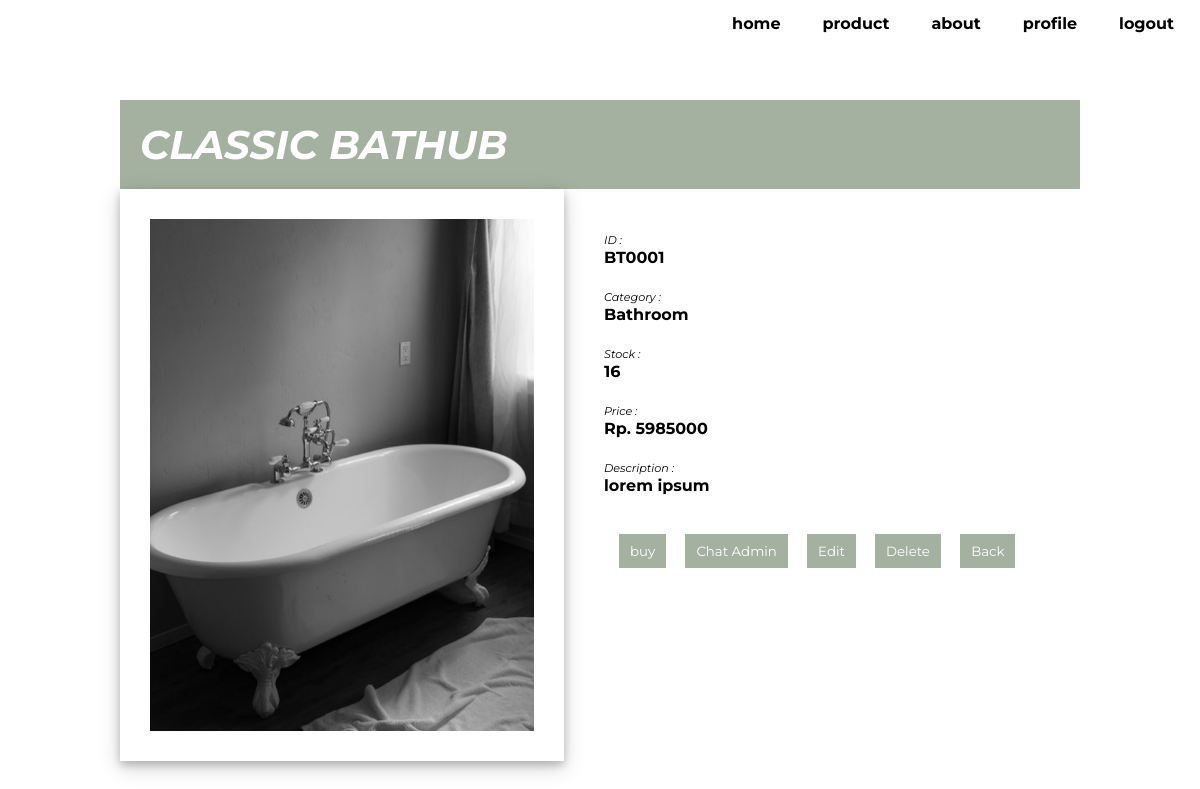
Page /view_product.php?product_id=BT0001 (signed in) on the committed database.
### tables this page shows
CREATE TABLE `product` (
  `product_id` varchar(10) NOT NULL,
  `category` varchar(50) NOT NULL,
  `product_name` varchar(50) NOT NULL,
  `stock` int(11) NOT NULL,
  `price` bigint(20) NOT NULL,
  `pr_desc` varchar(500) NOT NULL,
  `product_photo` varchar(255) NOT NULL DEFAULT 'default.png'
);

### view_product.php (the view, shortened to what this page needs)
<!DOCTYPE html>
<head>
    <link rel="stylesheet" href="style.css">
</head>
<body>
    <?php
        include "connection.php";
        $queryproduct = "SELECT * FROM product WHERE product_id = '$_GET[product_id]'";
        $product = mysqli_query($db_connection, $queryproduct);
        $data1 = mysqli_fetch_assoc($product);
    ?>
    <div class="container">
        <div class="navbar">
            <ul>
                <li><a href="index.php">home</a></li>
                <li><a href="product.php">product</a></li>
                <li><a href="about.php">about</a></li>
                <?php if(!isset($_SESSION['login'])) { ?>
                    <li><a href="login.php">login</a></li>
                <?php } else {?>
                    <li><a href="profile.php">profile</a></li>
                    <li><a href="logout.php">logout</a></li>
                <?php } ?>
            </ul>
        </div>
        <div class="view-product">
            <h1><?= $data1['product_name']?></h1>
            <div class="view-product-img">
                <img src="uploads/products/<?= $data1['product_photo'];?>" width="100%" align="center">
            </div>
            <div class="view-product-txt">
                <span class="view-product-txt-span">ID :</span>
                <?php if($_SESSION['usertype']=='Manager') { ?>
                <span><h4><a href="read_buy.php?product_id=<?=$data1['product_id']?>"><?php echo $data1['product_id']; ?></a></h4></span> <br>
                <?php } else {?>
                    <span><h4><?php echo $data1['product_id']; ?></h4></span> <br>
                    <?php } ?>
                <span class="view-product-txt-span">Category :</span>
                <span><h4><?= $data1['category'] ?></h4></span><br>
                <span class="view-product-txt-span">Stock :</span>
                <span><h4><?= $data1['stock'] ?></h4></span><br>
                <span class="view-product-txt-span">Price :</span>
                <span><h4>Rp. <?= $data1['price'] ?></h4></span><br>
                <span class="view-product-txt-span">Description :</span>
                <span><h4><?= $data1['pr_desc'] ?></h4></span> <br>
                <button><a href="buy.php?product_id=<?=$data1['product_id']?>">buy</a><br></button>
                <button><a href="https://wa.me/62816861173">Chat Admin</a></button>
                <?php if($_SESSION['usertype']=='Manager' || $_SESSION['usertype']=='Staff') { ?>
                    <button><a href="edit_product.php?id=<?=$data1['product_id']?>">Edit</a></button>
                    <button><a href="delete_product.php?id=<?=$data1['product_id']?>" onclick="return confirm('Are you sure?')">Delete</a></button>
                <?php } ?>
                <button><a href="product.php">Back</a><br></button>
            </div>
        </div>
    </div>
</body>
</html>

### style.css (style rules this page uses)
* { margin: 0px; font-family: 'Montserrat', sans-serif; scroll-behavior: smooth; }
.container { width: 100%; height: 100%; }
.navbar { background-color: rgba(255, 255, 255, 0.5); width: 100%; height: 50px; position: fixed; margin: 0; top: 0; }
.navbar ul { list-style-type: none; float: right; margin: 0; padding: 0; }
.navbar li { float: left; margin-right: 10px; }
.navbar li a { color: black; display: block; padding: 14px 16px; text-decoration: none; font-weight: bold; }
.form-buy select, button { margin-left: 15px; padding : 8px 10px; border-radius : 15px; background-color: rgba(255, 255, 255, 0.7); border: 1px solid transparent; margin-top: 5px; }
.view-product-txt a { text-decoration: none; color: #3c096c; }
.view-product { margin: auto; margin-top: 100px; margin-bottom: 100px; width: 80%; background-color: rgba(164, 177, 160, 1); }
.view-product h1 { font-size: 40px; font-weight: bold; color: #fff; padding: 20px; font-style: oblique; }
.view-product-img img { box-shadow: 0 4px 8px 0 rgba(0, 0, 0, 0.2), 0 6px 20px 0 rgba(0, 0, 0, 0.19); width: 40%; float: left; padding: 30px; }
.view-product-txt { float: left; padding: 40px; }
.view-product-txt-span { font-style: oblique; font-size: 70%; }
.view-product-txt button, .edit-user-form button, .edit-product-form button, .user-list-txt button, .list-buy button { background-color:#a4b1a0; border-radius: 0%; margin-top: 20px; }
.view-product-txt button a, .user-list-txt button a, .list-buy button a { text-decoration: none; color: #fff; }

### rows in the picture
product: product_name "CLASSIC BATHUB", product_photo (picture), product_id "BT0001", category "Bathroom", stock "16", price "5985000", pr_desc "lorem ipsum"
